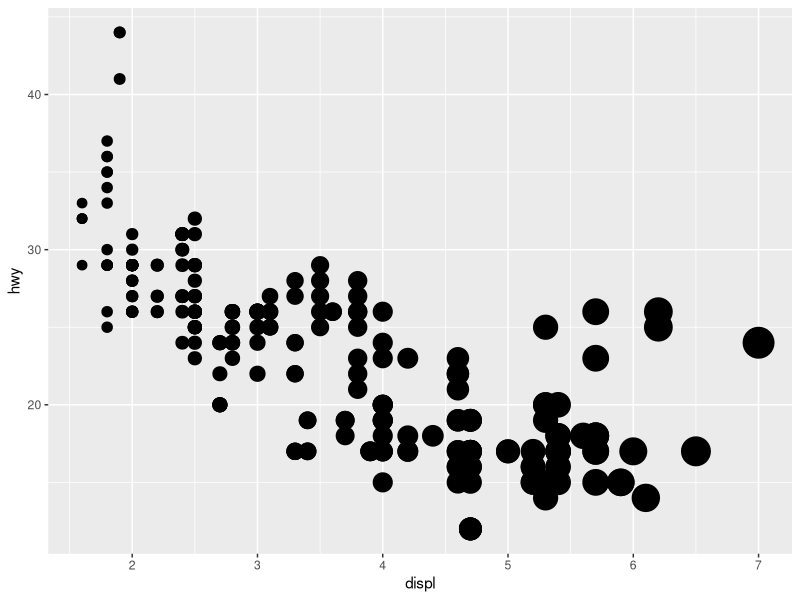
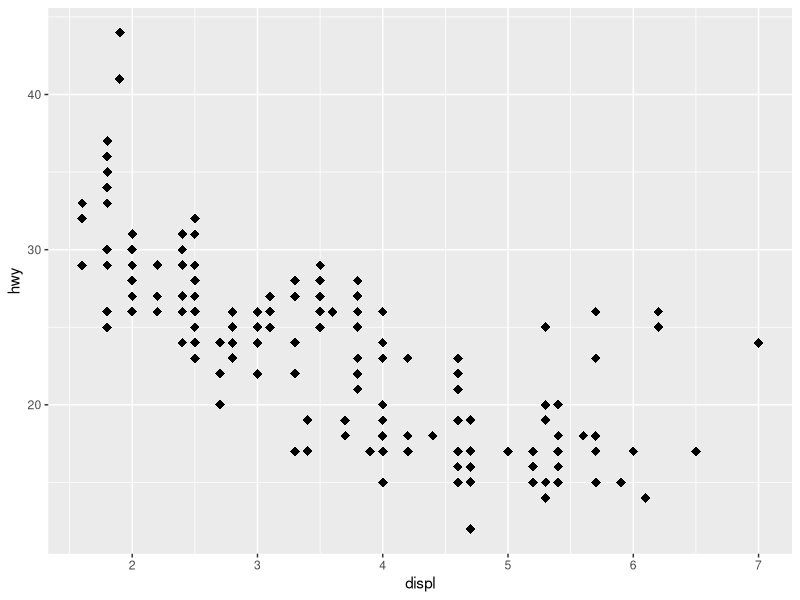
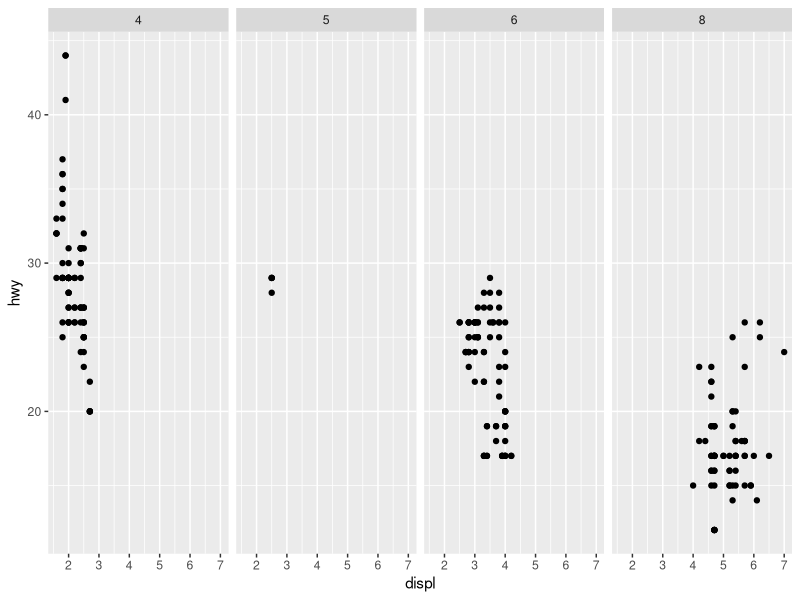
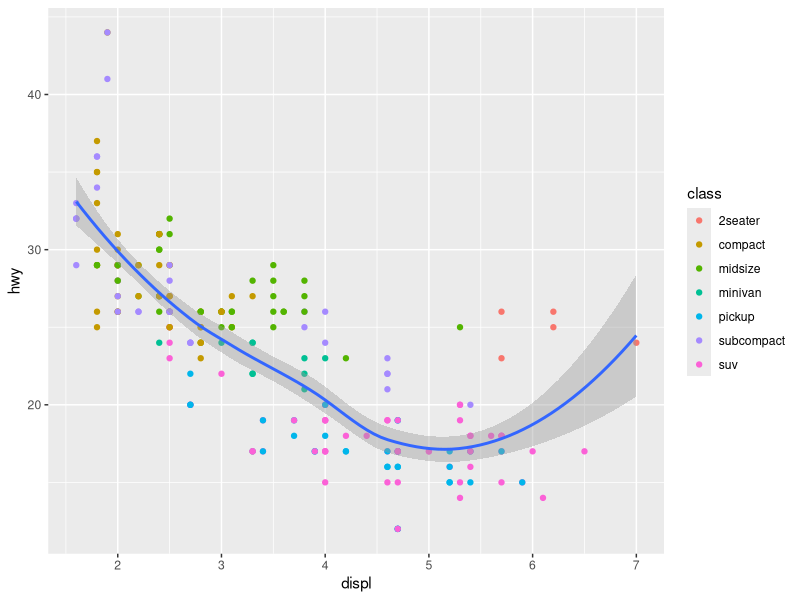
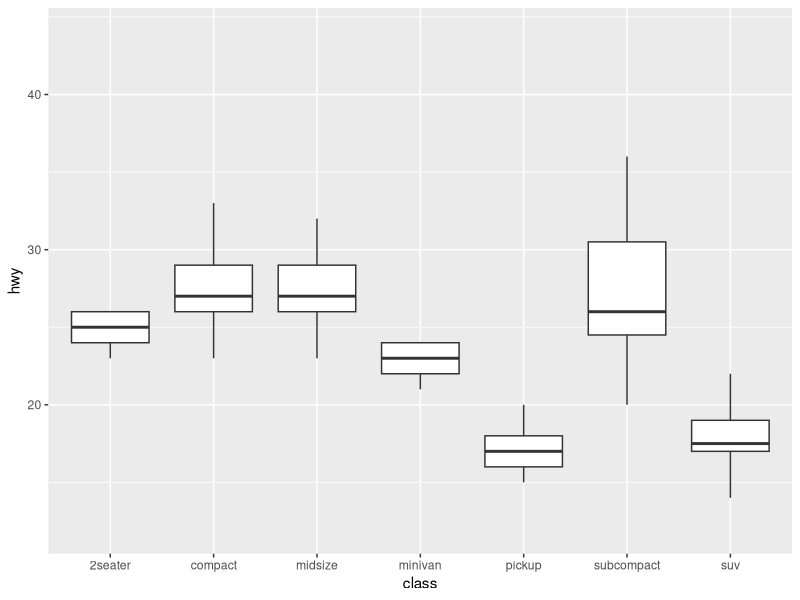
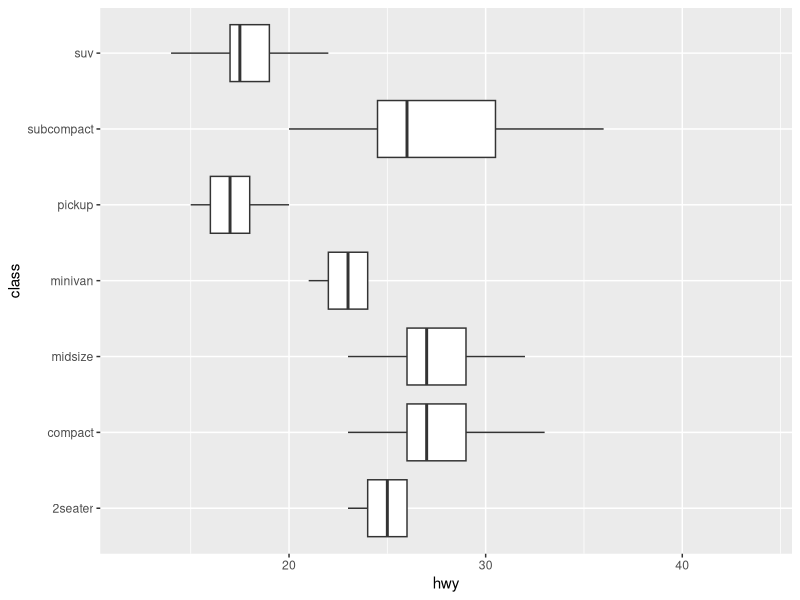
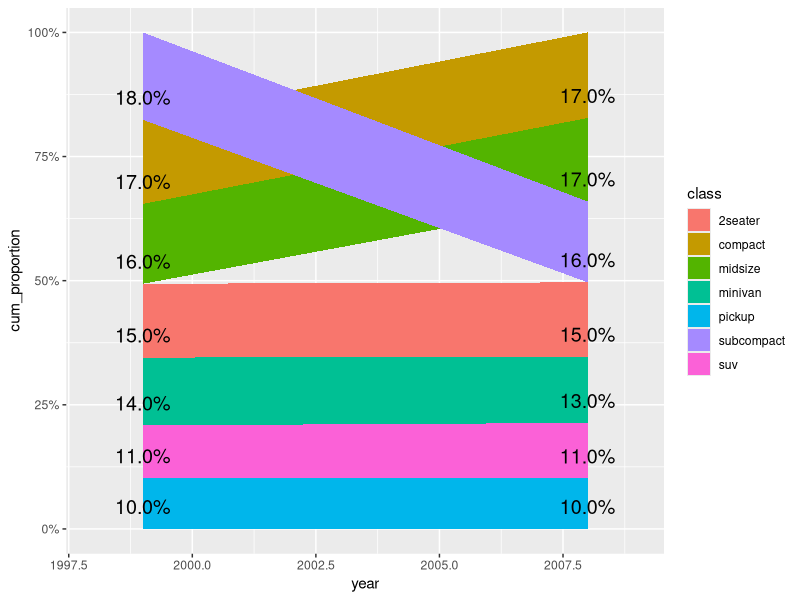
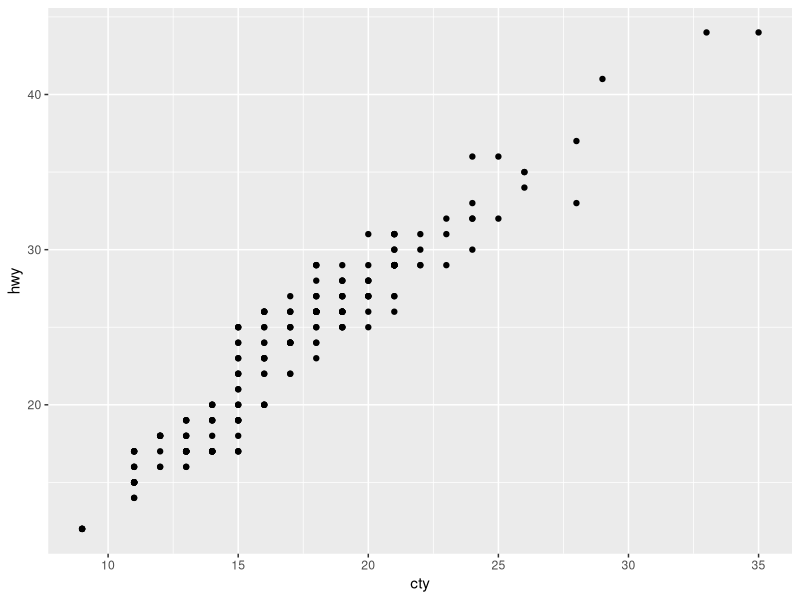

Generate these figures, in order, with R:
## ---- chunk 1
knitr::opts_chunk$set(echo = TRUE)
library("ggplot2")
library("dplyr")
## ---- chunk 2
as_tibble(ggplot2::mpg)
## ---- chunk 3
data.frame(table(ggplot2::mpg$class))
## ---- chunk 4
table(ggplot2::mpg$hwy)
## ---- chunk 5
ggplot(data = ggplot2::mpg) +
  # geom_point(mapping = aes(x = displ, y = hwy))
  # geom_point(mapping = aes(x = displ, y = hwy, color = class)) # Scaling by class
  # geom_point(mapping = aes(x = displ, y = hwy, size = class)) # bad scaling
  # geom_point(mapping = aes(x = displ, y = hwy, alpha = class)) # bad scaling
  # geom_point(mapping = aes(x = displ, y = hwy, shape = class)) # bad scaling
  geom_point(mapping = aes(x = displ, y = hwy, stroke = displ)) # Scaling by displ
## ---- chunk 6
ggplot(data = mpg) +
  # geom_point(mapping = aes(x = displ, y = hwy))
  # geom_point(mapping = aes(x = displ, y = hwy), color = "blue")
  # geom_point(mapping = aes(x = displ, y = hwy), size = 0.4)
  geom_point(mapping = aes(x = displ, y = hwy), shape = "diamond", size = 3)
## ---- chunk 7
ggplot(data = mpg) +
  geom_point(mapping = aes(x = displ, y = hwy)) +
  # facet_wrap(~ class, nrow = 2) # One dimentional Facet
  # facet_grid(drv ~ cyl)         # Two dimentional Facet
  facet_grid(. ~ cyl)           # Same with below
  # facet_wrap(~ cyl, nrow = 1)
## ---- chunk 8
ggplot(mpg, mapping = aes(x = displ, y = hwy)) +
  geom_point(mapping = aes(color = class)) +
  # geom_point() +
  geom_smooth()
# geom_smooth(mapping = aes(linetype = drv))
## ---- chunk 9
boxplot <- ggplot(mpg, mapping = aes(x = class, y = hwy)) +
  geom_boxplot(outlier.shape = NA)
boxplot
boxplot + coord_flip()
## ---- chunk 10
mpg %>%
  group_by(class, year) %>%
  summarise(
    avg_hwy = mean(hwy)
  ) %>%
  ungroup() %>%
  group_by(year) %>%
  mutate(rank = min_rank(avg_hwy)) %>%
  arrange(year, rank) %>%
  mutate(
    proportion = avg_hwy / sum(avg_hwy),
    cum_proportion = cumsum(avg_hwy) / sum(avg_hwy) - proportion
  ) %>%
  ggplot() +
  geom_ribbon(mapping = aes(
    x = year,
    ymin = cum_proportion,
    ymax = cum_proportion + proportion,
    fill = class
  )) +
  xlim(1998, 2009) +
  scale_y_continuous(labels = scales::percent) +
  geom_text(mapping = aes(
    y = cum_proportion,
    x = year,
    label = scales::percent(round(proportion, 2))
  ), size = 5, vjust = -1)
## ---- chunk 11
point_plot <- ggplot(mpg, mapping = aes(x = cty, y = hwy)) +
  geom_point()
point_plot
point_plot + geom_abline()
point_plot + geom_abline() + coord_fixed()    # Similar to the coord_quickmap function
point_plot + geom_abline() + coord_quickmap()
